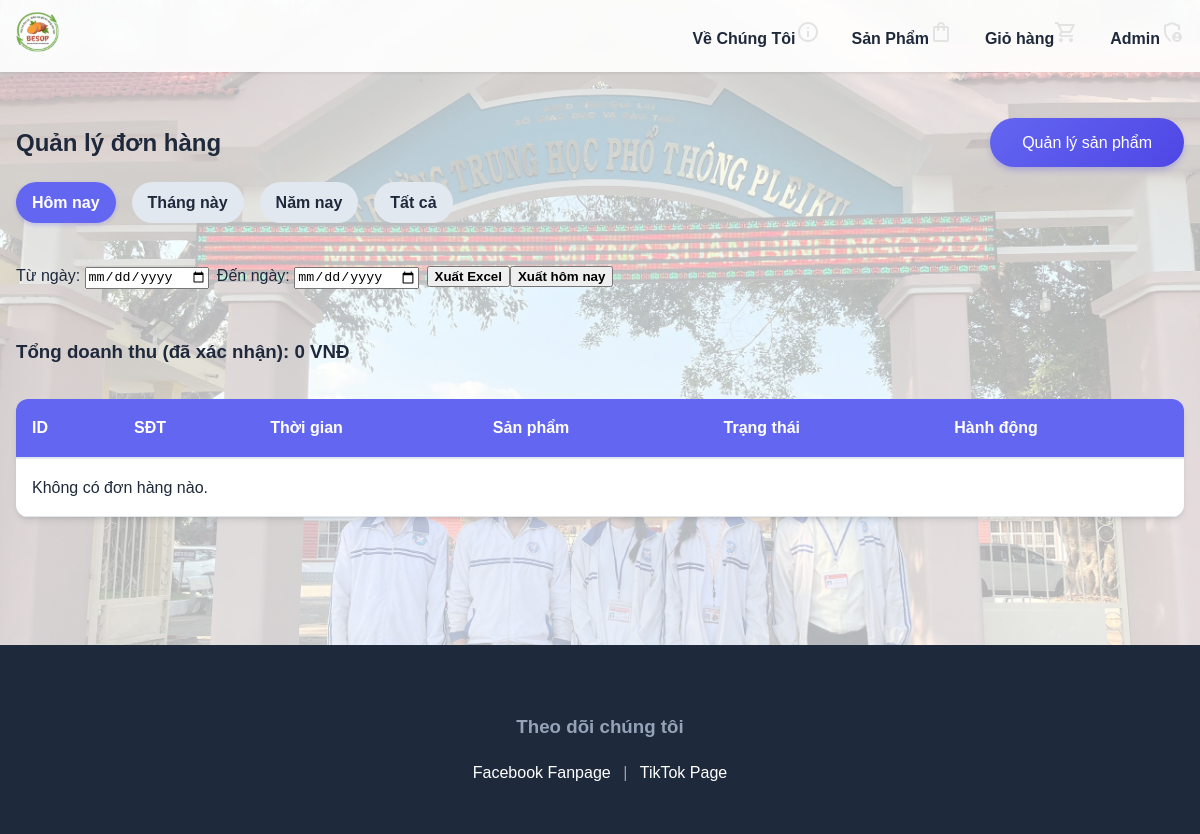
The app's page /quan-ly/?period=day (signed in), older data.
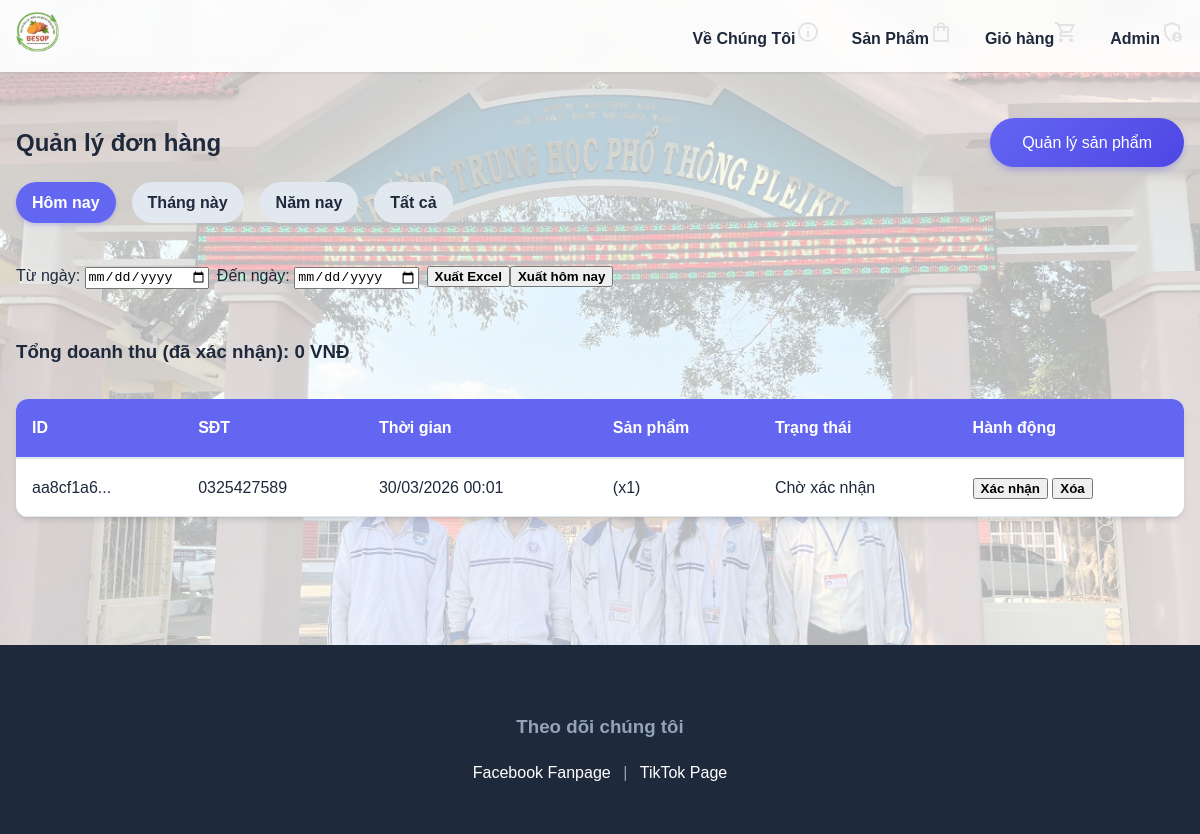
The same page, newer data.
### shop/models.py (models this page shows, shortened)
class Transaction(models.Model):
    id = models.UUIDField(primary_key=True, default=uuid.uuid4, editable=False)
    phone_number = models.CharField(max_length=20)
    created_at = models.DateTimeField(auto_now_add=True)
    is_confirmed = models.BooleanField(default=False)
    revenue = models.IntegerField(default=0, blank=True, null=True)

class ProductTransaction(models.Model):
    transaction = models.ForeignKey(Transaction, on_delete=models.CASCADE)
    product_count = models.IntegerField()
    product = models.ForeignKey(Product, on_delete=models.CASCADE)

### shop/views.py (the view, shortened to what this page needs)
# urls.py: path('quan-ly/', views.admin_transactions, name='admin_transactions'),
@user_passes_test(lambda u: u.is_authenticated and u.is_superuser)
def admin_transactions(request):
    transactions = Transaction.objects.all()
    period = request.GET.get('period')
    now = timezone.now()
    if period == 'day':
        transactions = transactions.filter(created_at__date=now.date())
    elif period == 'month':
        transactions = transactions.filter(created_at__year=now.year, created_at__month=now.month)
    elif period == 'year':
        transactions = transactions.filter(created_at__year=now.year)
    transactions = transactions.order_by('-created_at')
    total_revenue = 0
    confirmed_transactions = transactions.filter(is_confirmed=True)
    total_revenue = sum(trans.revenue for trans in confirmed_transactions)
    return render(request, 'admin_transactions.html', {
        'transactions': transactions,
        'total_revenue': total_revenue,
        'current_period': period
        })

### templates/admin_transactions.html (shortened to what this page needs)
{% extends 'base.html' %}
{% block content %}
<div style="display: flex; justify-content: space-between; align-items: center;">
    <h2>Quản lý đơn hàng</h2>
    <a href="{% url 'admin_products' %}" class="btn btn-primary">Quản lý sản phẩm</a>
</div>
<div class="filters">
    <a href="?period=day" class="{% if current_period == 'day' %}active{% endif %}">Hôm nay</a>
    <a href="?period=month" class="{% if current_period == 'month' %}active{% endif %}">Tháng này</a>
    <a href="?period=year" class="{% if current_period == 'year' %}active{% endif %}">Năm nay</a>
    <a href="{% url 'admin_transactions' %}" class="{% if not current_period %}active{% endif %}">Tất cả</a>
</div>
<div style="align-content: center; display: inline-flex;">
    <form method="get" action="{% url 'extract_revenue_report_excel' %}" class="export-form" style="margin: 1rem 0; display:flex; gap:0.5rem; align-items: center;">
    <label>
        Từ ngày:
        <input type="date" name="start_date" value="{{ request.GET.start_date }}" required>
    </label>
    <label>
        Đến ngày:
        <input type="date" name="end_date" value="{{ request.GET.end_date }}" required>
    </label>
    <button type="submit">Xuất Excel</button>
</form>
<form method="get" action="{% url 'extract_revenue_report_excel' %}" class="export-form" style="margin: 1rem 0; display:flex; gap:0.5rem; align-items: center;">
    <button type="submit" name="today" value="1">Xuất hôm nay</button>
</form>
</div>
<div class="revenue">
    <h3>Tổng doanh thu (đã xác nhận): {{ total_revenue|floatformat:0 }} VNĐ</h3>
</div>
<table class="admin-table">
    <thead>
        <tr>
            <th>ID</th>
            <th>SĐT</th>
            <th>Thời gian</th>
            <th>Sản phẩm</th>
            <th>Trạng thái</th>
            <th>Hành động</th>
        </tr>
    </thead>
    <tbody>
        {% for trans in transactions %}
        <tr>
            <td>{{ trans.id|stringformat:".8s" }}...</td>
            <td>{{ trans.phone_number }}</td>
            <td>{{ trans.created_at|date:"d/m/Y H:i" }}</td>
            <td>
                {% for pt in trans.producttransaction_set.all %}
                    {{ pt.product }} (x{{ pt.product_count }})<br>
                {% endfor %}
            </td>
            <td>{% if trans.is_confirmed %}Đã xác nhận{% else %}Chờ xác nhận{% endif %}</td>
            <td>
                {% if not trans.is_confirmed %}
                    <form method="post" action="{% url 'admin_transactions' %}" style="display: inline;">
                        <button type="submit">Xác nhận</button>
                    </form>
                {% else %}
                    <form method="post" action="{% url 'revert_transaction' trans.id %}" style="display: inline;">
                        {% csrf_token %}
                        <button type="submit">Hoàn tác</button>
                    </form>
                {% endif %}
                <form method="post" action="{% url 'delete_transaction' trans.id %}" style="display: inline;" onsubmit="return confirm('Bạn có chắc chắn muốn xóa đơn hàng này?');">
                    <button type="submit" class="delete-btn">Xóa</button>
                </form>
            </td>
        </tr>
        {% empty %}
        <tr>
            <td colspan="6">Không có đơn hàng nào.</td>
        </tr>
        {% endfor %}
    </tbody>
</table>
{% endblock %}

Row changes from the older to the newer data that the page shows:
added Transaction: is_confirmed "Chờ xác nhận"
added ProductTransaction: product_count "1"
Text that changed along with them:
text no longer shown: "Không có đơn hàng nào."
